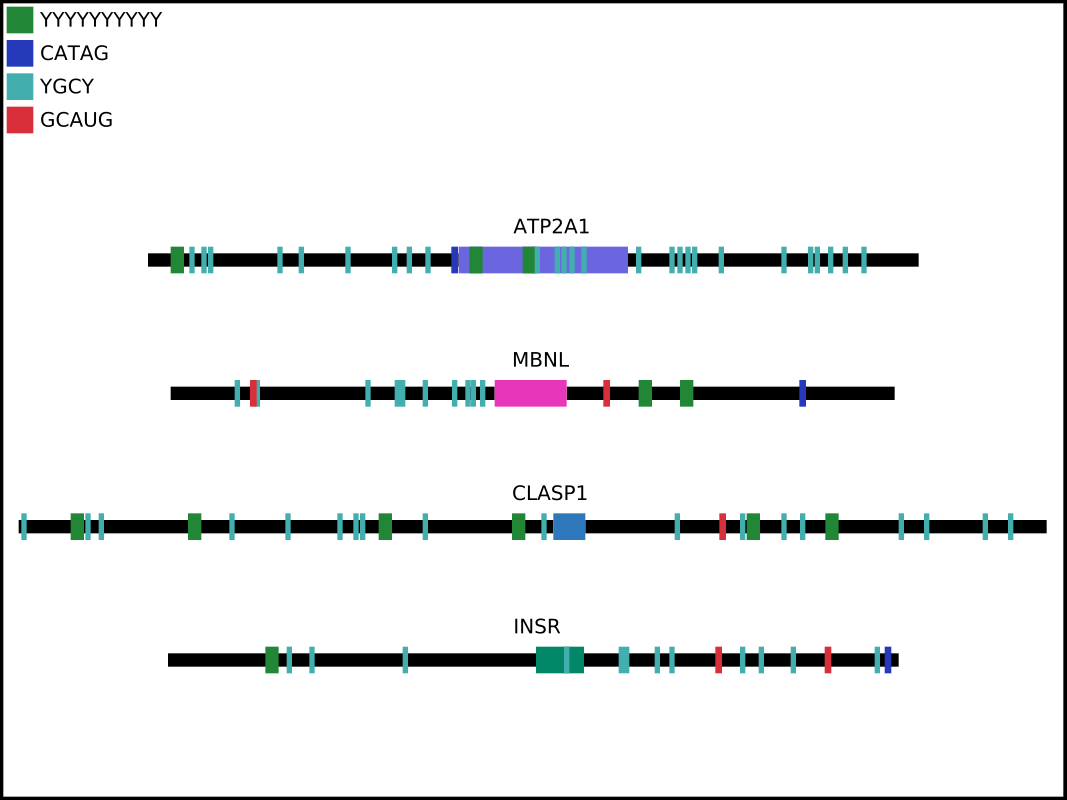

Recreate this plot in Python.
#!/usr/bin/env python3
# Python3 must be loaded prior to implementing this program.
#######################
## IMPORT STATEMENTS ##
#######################

import argparse
from argparse import RawTextHelpFormatter
import re
import cairocffi as cairo
import math
import random

##########################
## FUNCTION DEFINITIONS ##
##########################

def readMotifs(file):
    """
    Input: A text file with 1 motif sequence per line
    Output: Returns a tuple with: an int number of motifs, a list of motif sequence strings,
    a list of integers representing the nucleotide length of each motif, and an re search
    term, per motif
    """
    motifs = []
    with open(file, 'r') as f:
        re_terms = []
        for line in f:
            line = line.strip()
            line = line.upper()
            this_term = ""
            for char in line:
                # Create an re search term, this_term, for each motif
                if char in "ACTG":
                    this_term += char
                elif char == "U":
                    this_term += "T"
                elif char == "Y":
                    this_term += "[CT]"
            motifs.append(line)
            re_terms.append(re.compile(this_term))
    num_motif = len(motifs)
    return num_motif,motifs,re_terms

def readSeqs(file):
    # Initialize dictionary for output
    seq_dict = {}
    # Initialize a list for sequences
    sequences = []
    # A 0 at pos 0 of list, seq_start, indicates sequence 0 starts with an intron.
    # A 1 at pos 0 of seq_start indicates sequence 0 starts with an exon.
    seq_start = []
    # The lengths of each sequence
    seq_lens = []
    # A list of intron lengths for each sequence
    intr_lens = []
    # A list of exon lengths for each sequence
    exon_lens = []
    # A list of intron start positions for each seq
    intr_strt = []
    # A list of exon start positions for each seq
    exon_strt = []
    # A list of gene names
    gene_names = []
    with open(file, 'r') as f:
        LN = 0
        for line in f:
            # Special case for first line of file
            if LN == 0:
                LN += 1
                # Grab the gene name
                gene_names.append(re.findall(">([A-Z0-9]+)\s", line))
                # Initialize Sequence
                this_seq = ""
            # The next gene & sequence
            elif line.startswith(">"):
                # Add this_seq to the list, sequences
                sequences.append(this_seq)
                # Grab the gene name
                gene_names.append(re.findall(">([A-Z0-9]+)\s", line))
                # Initialize Sequence
                this_seq = ""
            else:
                # Remove newline characters
                line = line.strip()
                # Add the line to the current sequence
                this_seq = this_seq + line
        # Add the last sequence in the file to sequences
        sequences.append(this_seq)
        # How many sequences?
        num_seqs = len(gene_names)
        for i in range(num_seqs):
            this_in_lens = []
            this_ex_lens = []
            this_in_pos = []
            this_ex_pos = []
            # Does the sequence begin with an INTRON (0) or an EXON (1)?
            if sequences[i][0] in "actg":
                seq_start.append(0)
            else:
                seq_start.append(1)
            seq_lens.append(len(sequences[i]))
            intr_srch = re.compile("[actg]+")
            introns = intr_srch.finditer(sequences[i])
            for intron in introns:
                this_in_lens.append(len(intron.group()))
                this_in_pos.append(intron.start())
            exon_srch = re.compile("[ACTG]+")
            exons = exon_srch.finditer(sequences[i])
            for exon in exons:
                this_ex_lens.append(len(exon.group()))
                this_ex_pos.append(exon.start())
            intr_lens.append(this_in_lens)
            intr_strt.append(this_in_pos)
            exon_lens.append(this_ex_lens)
            exon_strt.append(this_ex_pos)
        print("Raw INTRON STARTS:\n",intr_strt)
    for n in range(num_seqs):
        this_gene = gene_names[n][0]
        seq_dict[this_gene] = (seq_lens[n],sequences[n],intr_strt[n],intr_lens[n],exon_strt[n],exon_lens[n],seq_start[n])
    return seq_dict

def findMotifs(gene_names, motif_seq, motif_reLIST, sequenceDICT):
    # A dictionary of dictionaries: KEY=Gene Name, VALUE=seq_pos Dictionaries, see seq_pos comment
    seq_mot_pos = {}
    for key in sequenceDICT:
        this_seq = sequenceDICT[key]
        # A dictionary of lists: KEY=Motif Sequence, VALUE=A list of Motif Starting Positions for each Sequence
        seq_pos = {}
        for motif in motif_reLIST:
            j = motif_reLIST.index(motif)
            # A list of starting positions for each motif
            mot_pos = []
            # An iterator object of integer starting positions
            positions = motif.finditer(this_seq.upper())
            for p in positions:
                mot_pos.append(p.start())
            motif_key = motif_seq[j]
            seq_pos[motif_key] = mot_pos
        seq_mot_pos[key] = seq_pos
    return seq_mot_pos
    
def rgbGEN(n):
    random.seed(13)
    rgb_list = []
    for _ in range(n):
        rgb = [random.uniform(0,1) for _ in range(3)]
        rgb_list.append(rgb)
    return rgb_list

def rgbGENex(n):
    random.seed(12354734)
    rgb_list = []
    for _ in range(n):
        rgb = [random.uniform(0,1) for _ in range(3)]
        rgb_list.append(rgb)
    return rgb_list
    
def drawIntron(context,x_1,y,x_2):
    context.set_line_width(10)
    context.set_source_rgb(0,0,0)
    context.move_to(x_1,y)
    context.line_to(x_2,y)
    context.stroke()
    
def drawExon(context,exon_col,x_1,y,x_2):
    # Motif-Top
    y_1 = y - 10
    # Motif-Bottom
    y_2 = y + 10
    context.set_source_rgb(exon_col[0],exon_col[1],exon_col[2])
    context.set_line_width(2)
    print("Exon Coordinates:\n"+str(x_1)+"\n"+str(y_1)+"\n"+str(x_2)+"\n"+str(y_2))
    context.move_to(x_1,y_1)
    context.line_to(x_2,y_1)
    context.line_to(x_2,y_2)
    context.line_to(x_1,y_2)
    context.line_to(x_1,y_1)
    context.fill()
    context.stroke()
    
def drawMotif(context,motif,positionLIST,motif_color,y):
    bottom = y + 10
    top = y - 10
    context.set_source_rgb(motif_color[0],motif_color[1],motif_color[2])
    # Set the line-width to the width of the motif.
    linwid = len(motif)
    # Shift the motif half its width, to center.
    shift = linwid//2
    context.set_line_width(linwid)
    for position in positionLIST:
        context.move_to(position+shift,top)
        context.line_to(position+shift,bottom)
        context.stroke()
    
def drawGene(context,gene_name,intr_strts,intr_lens,exon_strts,exon_lens,exon_color,
            mot_posDICT,motif_colors,y, width, gene_length):
    # posit is a dictionary: KEY=MotifSeq, VALUE=MotifPositions
    x_shift = (width-gene_length)//2
    motif_names = list(mot_posDICT.keys())
    for name in motif_names:
        if len(mot_posDICT[name]) > 0:
            n = len(mot_posDICT[name])
            # pos is a list of positions
            for pos in range(n):
                mot_posDICT[name][pos] += x_shift
########################################################
########################################################
    # Create Intron X_2 values
    intr_x2s = []
    for intr in range(len(intr_strts)):
        intr_x2s.append(intr_lens[intr] + intr_strts[intr])
    # Create Exon X_2 values
    exon_x2s = []
    for exon in range(len(exon_strts)):
        exon_x2s.append(exon_lens[exon] + exon_strts[exon])
    # Draw the introns
    context.translate(0,100)
    for intr in range(len(intr_strts)):
        # drawIntron(context,x_1,y,x_2)
        print("Intron X1s:\n"+str(intr_strts)+"\nIntrons X2s:\n"+str(intr_x2s))
        drawIntron(context,intr_strts[intr],y,intr_x2s[intr])
    # Draw the exons
    exon_col = exon_color[gene_name]
    for exon in range(len(exon_strts)):
        # drawExon(context,exon_color,x_1,y,x_2)
        drawExon(context,exon_col,exon_strts[exon],y,exon_x2s[exon])
    # Draw all motifs, per gene
    for mot in motif_names:
        pos_list = mot_posDICT[mot]
        mot_col = motif_colors[mot]
        # drawMotif(context,motif,positionLIST,motif_color,y)
        drawMotif(context,mot,pos_list,mot_col,y)
    # Determine gene-sequence center
    xtxtcntr = x_shift + (gene_length//2)
    # Write the gene name
    context.select_font_face('Sans')
    context.set_font_size(15) # em-square height is 90 pixels
    context.move_to(xtxtcntr-15,y-20) 
    context.set_source_rgb(0, 0, 0) # black
    context.show_text(gene_name)

#####################
## ARGUMENT PARSER ##
#####################

# Create the argument parser.
parser = argparse.ArgumentParser(
        description=
        """
        INPUT:  A text file with one motif per line
                A FASTA file of sequences to search for the given motifs;
                Intronic sequence should be lowercase and exonic in UPPERCASE
        OUTPUT: A scaled PDF or SVG image showing sequences with introns,
                exons, and motif locations
        """, formatter_class = RawTextHelpFormatter)
# Inform the parser of command line options.
# -h,--help is an argparse built-in function and will return the description w/ 
# options and option help messages seen below.
parser.add_argument('-f', '--fasta', help='Absolute FASTA file path', 
                    type=str, required=True)
parser.add_argument('-m', '--motif', help='Absolute motif file path; with one motif per line', 
                    type=str, required=True)
parser.add_argument('-p', '--pdf', help='Designates output image should be in PDF format',
                    action='store_true', required=False)
# Call the parser.
args = parser.parse_args()
# Make sure files were provided by user, if not, exit program with error message.
if args.fasta == None:
    msg = """\nERROR: A FASTA file of sequences must be provided
    To specify your FASTA filename use: -f,--fasta <FASTAfilename>
    \n"""
    print(msg)
    exit()
if args.motif == None:
    msg = """\nERROR: A motif sequence OR a file of motif sequences must be provided
    To specify your motif filename use: -m,--motif <MOTIFfilename>
    \n"""
    print(msg)
    exit()
# A tuple
motif_info = readMotifs(args.motif)
# A dictionary
seq_info = readSeqs(args.fasta)
# Extract sequences from seq_info
# and add gene names to a list
sequences = {}
geneNames = []
for key in seq_info:
    sequences[key] = seq_info[key][1]
    geneNames.append(key)
# geneNames = list of gene names, motif_info[1] = list of motif sequences, motif_info[3] = list of motif search terms
# sequences = A dictionary, keys=gene names, values=gene sequences
positions = findMotifs(geneNames,motif_info[1],motif_info[2],sequences)

### VARIABLES ##
motif_num = motif_info[0]
motif_names = motif_info[1]
motif_search = motif_info[2]

gene_names = list(seq_info.keys())
for name in gene_names:
    
    i = gene_names.index(name)
    

##############################################
##  ->->LET'S DRAW   #########################
##############################################

##  DETERMINE WIDTH & HEIGHT  ##
# Hardcode Width based on largest sequence length and screen limits.
width = 800
# Determine appropriate canvas height
seq_num = len(seq_info)
height = ((motif_num*50) + (seq_num*100))

##  SET THE SURFACE & CONTEXT  ##
if args.pdf == True:
    surface = cairo.PDFSurface("motif-mark.pdf",width,height)
    context = cairo.Context(surface)
else:
    surface = cairo.SVGSurface("motif-mark.svg",width,height)
    context = cairo.Context(surface)

## Encircle the canvas, to see dimensions
context.set_line_width(5)
context.set_source_rgb(0,0,0)
context.rectangle(0,0,width,height)
context.stroke()
    
##  DRAW A LEGEND  ##
x,y = 5,5
motif_colors = {}
for name in motif_names:
    i = motif_names.index(name)
    motif_colors[name] = rgbGEN(motif_num)[i]
# Draw Colored Squares
for key in motif_colors:
    context.set_line_width(1)
    the_cols = motif_colors[key]
    context.set_source_rgb(the_cols[0],the_cols[1],the_cols[2])
    context.rectangle(x,y,(x+15),(y+15))
    context.fill()
    # Advance x for Motif Sequence Text
    # draw text
    context.select_font_face('Sans')
    context.set_font_size(15) # em-square height is 90 pixels
    context.move_to(x+25,y+15) # move to point (x, y) = (10, 90)
    context.set_source_rgb(0, 0, 0) # black
    context.show_text(key)
    # Shift origin for next gene
    context.translate(0,25)

y = context.get_current_point()[1]

# Populate Exon Colors    
exon_colors = {}
exon_names = list(seq_info.keys())
for gene in exon_names:
    i = exon_names.index(gene)
    exon_colors[gene] = rgbGENex(seq_num)[i]

# PARAMETERS for drawGene:
# gene_name,gene_len,intr_strt,intron_lenLIST,exon_strt,exon_lenLIST,
# start_type,window_width,y,context,pos_dict
for key in seq_info:
    curx, cury = context.get_current_point()
    print("##########\nCurrent X,Y:\n"+str(curx)+","+str(cury))
    geneLEN = seq_info[key][0]
    intrSTRT = seq_info[key][2]
    print("In Main Program INT STRT:\n",str(intrSTRT))
    intronLENLIST = seq_info[key][3]
    exonSTRT = seq_info[key][4]
    exonLENLIST = seq_info[key][5]
    STRT_type = seq_info[key][6]
    x_shift = (width - geneLEN)//2
####### Shift all start positions based on x_shift #####
########################################################
    for start in range(len(intrSTRT)):
        intrSTRT[start] += x_shift
    for start in range(len(exonSTRT)):
        exonSTRT[start] += x_shift
    # pos_shifted is a dictionary: KEY=MotifSeq, VALUE=MotifPositions
    pos_shifted = positions[key]
    # drawGene(context,gene_name,intr_strts,intr_lens,exon_strts,exon_lens,exon_color,
             # positionDICT,motif_colors,y, width, gene_length)
    drawGene(context,key,intrSTRT,intronLENLIST,exonSTRT,exonLENLIST,exon_colors,
             pos_shifted,motif_colors,y,width,geneLEN)
    
    
surface.finish()    
    
    


print("Motif Information:\n",motif_info)
print("Sequence Information:\n",seq_info)
print("Positions:\n",positions)
print("Shifted Positions:\n", str(pos_shifted))
print("Motif Colors:", motif_colors)
